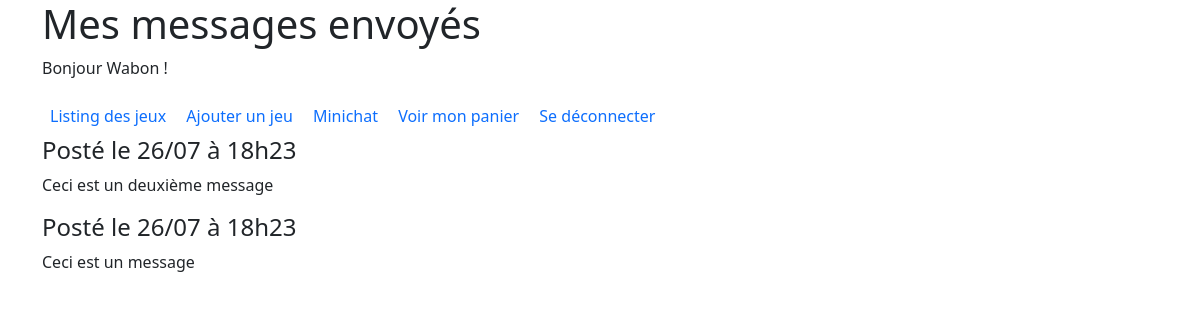
Page /myMessages.php (signed in) on the committed database.
### tables this page shows
CREATE TABLE IF NOT EXISTS `message` (
  `id` int NOT NULL AUTO_INCREMENT,
  `content` text NOT NULL,
  `date` datetime NOT NULL DEFAULT CURRENT_TIMESTAMP,
  `author` varchar(255) NOT NULL,
  PRIMARY KEY (`id`)
);

### myMessages.php (the view, shortened to what this page needs)
<?php
require_once 'database.php';
$sql = "SELECT * FROM `message` WHERE author = ? ORDER BY date DESC";
$sth = $pdoInstance->prepare($sql);
$sth->execute([
    $_SESSION['user']['nickname']
]);
$allMessagesFromUser = $sth->fetchAll();
?>
<!DOCTYPE html>
<html lang="fr">
<head>
    <link href="https://cdn.jsdelivr.net/npm/bootstrap@5.0.2/dist/css/bootstrap.min.css" rel="stylesheet">
</head>
<body>
    <div class="container">
        <h1>Mes messages envoyés</h1>
        <?php include "nav.php";
        if ($allMessagesFromUser != false):
        foreach ($allMessagesFromUser as $message): ?>
            <h4>Posté le <?= strftime('%d/%m à %Hh%M', strtotime($message['date'])) ?></h4>
            <p><?= $message['content'] ?></p>
        <?php endforeach; endif; ?>
    </div>
</body>
</html>

### rows in the picture
message: date "26/07 à 18h23", content "Ceci est un deuxième message"
message: date "26/07 à 18h23", content "Ceci est un message"

### other values in the picture
$_SESSION['user']['nickname'] "Wabon"
